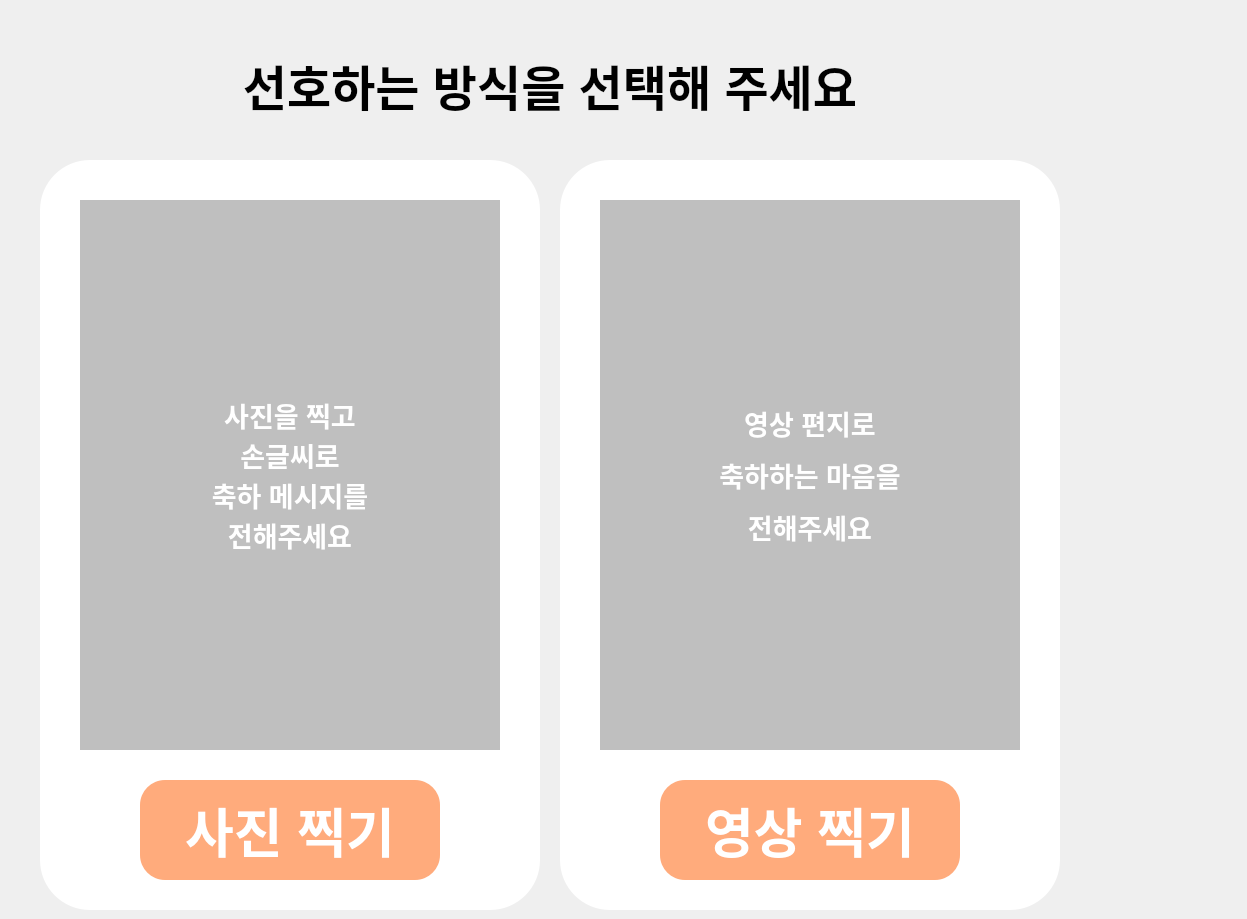
     <widget class="QWidget" name="select_page">
      <widget class="QPushButton" name="select_home_button">
       <property name="geometry">
        <rect>
         <x>1115</x>
         <y>580</y>
         <width>123</width>
         <height>107</height>
        </rect>
       </property>
       <property name="text">
        <string/>
       </property>
       <property name="flat">
        <bool>true</bool>
       </property>
      </widget>
      <widget class="QLabel" name="select_title">
       <property name="geometry">
        <rect>
         <x>200</x>
         <y>40</y>
         <width>700</width>
         <height>90</height>
        </rect>
       </property>
       <property name="font">
        <font>
         <pointsize>36</pointsize>
         <bold>true</bold>
        </font>
       </property>
       <property name="text">
        <string>선호하는 방식을 선택해 주세요</string>
       </property>
       <property name="alignment">
        <set>Qt::AlignCenter</set>
       </property>
      </widget>
      <widget class="QPushButton" name="select_prev_button">
       <property name="geometry">
        <rect>
         <x>1115</x>
         <y>740</y>
         <width>123</width>
         <height>107</height>
        </rect>
       </property>
       <property name="text">
        <string/>
       </property>
       <property name="flat">
        <bool>true</bool>
       </property>
      </widget>
      <widget class="QWidget" name="select_pic_widget" native="true">
       <property name="geometry">
        <rect>
         <x>40</x>
         <y>160</y>
         <width>500</width>
         <height>750</height>
        </rect>
       </property>
       <property name="styleSheet">
        <string notr="true">background: #FFFFFF; border-radius: 50px;</string>
       </property>
       <widget class="QPushButton" name="select_pic_button">
        <property name="geometry">
         <rect>
          <x>100</x>
          <y>620</y>
          <width>300</width>
          <height>100</height>
         </rect>
        </property>
        <property name="font">
         <font>
          <pointsize>40</pointsize>
          <bold>true</bold>
         </font>
        </property>
        <property name="styleSheet">
         <string notr="true">background: #FFAB7C;
border-radius: 25px;
color: #FFFFFF;</string>
        </property>
        <property name="text">
         <string>사진 찍기</string>
        </property>
       </widget>
       <widget class="QLabel" name="select_sample_img1">
        <property name="geometry">
         <rect>
          <x>40</x>
          <y>40</y>
          <width>420</width>
          <height>550</height>
         </rect>
        </property>
        <property name="font">
         <font>
          <pointsize>20</pointsize>
          <bold>true</bold>
         </font>
        </property>
        <property name="styleSheet">
         <string notr="true"/>
        </property>
        <property name="text">
         <string/>
        </property>
        <property name="alignment">
         <set>Qt::AlignCenter</set>
        </property>
       </widget>
       <widget class="QLabel" name="select_sample_opac1">
        <property name="geometry">
         <rect>
          <x>40</x>
          <y>40</y>
          <width>420</width>
          <height>550</height>
         </rect>
        </property>
        <property name="font">
         <font>
          <pointsize>20</pointsize>
          <bold>true</bold>
         </font>
        </property>
        <property name="styleSheet">
         <string notr="true">background-color: rgba(128, 128, 128, 128);
color:#FFFFFF;
border-radius:0;</string>
        </property>
        <property name="text">
         <string>사진을 찍고
손글씨로
축하 메시지를
전해주세요</string>
        </property>
        <property name="alignment">
         <set>Qt::AlignCenter</set>
        </property>
       </widget>
      </widget>
      <widget class="QWidget" name="select_vid_widget" native="true">
       <property name="geometry">
        <rect>
         <x>560</x>
         <y>160</y>
         <width>500</width>
         <height>750</height>
        </rect>
       </property>
       <property name="styleSheet">
        <string notr="true">background: #FFFFFF; border-radius: 50px;</string>
       </property>
       <widget class="QPushButton" name="select_vid_button">
        <property name="geometry">
         <rect>
          <x>100</x>
          <y>620</y>
          <width>300</width>
          <height>100</height>
         </rect>
        </property>
        <property name="font">
         <font>
          <pointsize>40</pointsize>
          <bold>true</bold>
         </font>
        </property>
        <property name="styleSheet">
         <string notr="true">background: #FFAB7C;
border-radius: 25px;
color: #FFFFFF;</string>
        </property>
        <property name="text">
         <string>영상 찍기</string>
        </property>
       </widget>
       <widget class="QLabel" name="select_sample_img2">
        <property name="geometry">
         <rect>
          <x>40</x>
          <y>40</y>
          <width>420</width>
          <height>550</height>
         </rect>
        </property>
        <property name="text">
         <string/>
        </property>
        <property name="alignment">
         <set>Qt::AlignCenter</set>
        </property>
       </widget>
       <widget class="QLabel" name="select_sample_opac2">
        <property name="geometry">
         <rect>
          <x>40</x>
          <y>40</y>
          <width>420</width>
          <height>550</height>
         </rect>
        </property>
        <property name="font">
         <font>
          <pointsize>20</pointsize>
          <bold>true</bold>
         </font>
        </property>
        <property name="styleSheet">
         <string notr="true">background-color: rgba(128, 128, 128, 128);
color:#FFFFFF;
border-radius:0;</string>
        </property>
        <property name="text">
         <string>&lt;html&gt;&lt;head/&gt;&lt;body&gt;&lt;p&gt;영상 편지로&lt;/p&gt;&lt;p&gt;축하하는 마음을&lt;/p&gt;&lt;p&gt;전해주세요&lt;/p&gt;&lt;/body&gt;&lt;/html&gt;</string>
        </property>
        <property name="alignment">
         <set>Qt::AlignCenter</set>
        </property>
       </widget>
      </widget>
     </widget>
